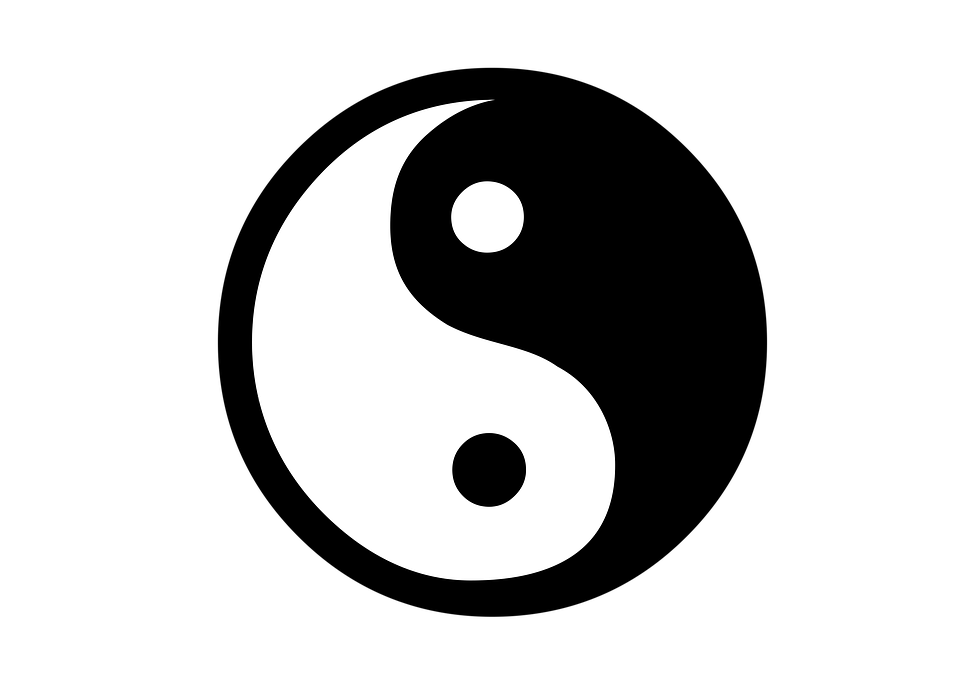
#> input picture imagen.png, 960 x 691 px
$ jupyter execute practicaCAR-paralelo.ipynb
#> lines starting #> are read from the running program, lines starting #| are printed output that depends on the picture; after the words box and inside, x2 and y2 are one past the last pixel; in counts of white or black regions, pixels touching at a corner belong together
[cell 1]
# baseline cnn model for mnist
import cv2 as cv
import numpy as np
import pandas as pd
import matplotlib.pyplot as plt
import os
from skimage.io import imread
from matplotlib import cm
from scipy.ndimage import gaussian_filter
from skimage.color import rgb2gray
import math
from mpi4py import MPI

# Imagen que se va a utilizar

[cell 2]
imagen = plt.imread("imagen.png")
#> imagen is the input picture: shape (691, 960, 4) float32; mean R, G, B, A 0.143, 0.143, 0.143, 0.358
plt.imshow(imagen)

# Lectura de la foto

[cell 3]
#Utilizamos el flag 0 para que lea la imagen en escala de grises
data=imread('imagen.png',cv.IMREAD_GRAYSCALE)

[cell 4]
#Comprobamos los valores del array y que no son valores vacios
np.unique(data)
#> Out = 256 values from 0 to 255

# Algoritmo detección de bordes

# imagen a escala de grises

[cell 5]
gray = rgb2gray(imagen)
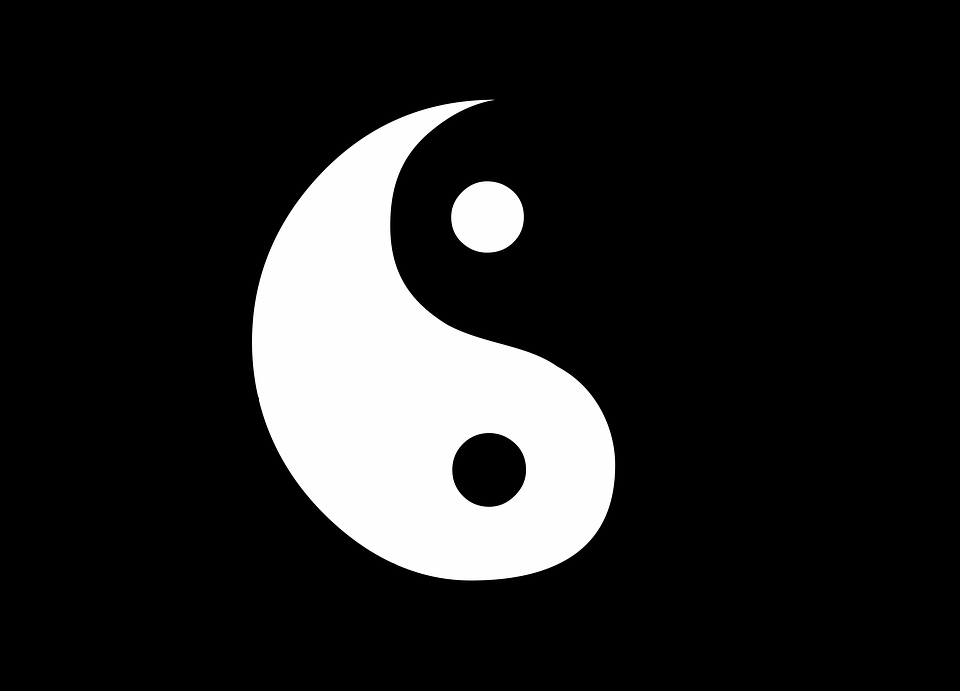
#> gray: shape (691, 960) float32; min 0, max 1, mean 0.143

# 1. Filtro gaussiano

[cell 6]
filtro = gaussian_filter(gray,sigma=1)

# 2. Supresion No maxima

[cell 7]
# Encuentra el gradiente en la dirección X
grad_x = cv.Sobel(filtro, cv.CV_16SC1, 1, 0)
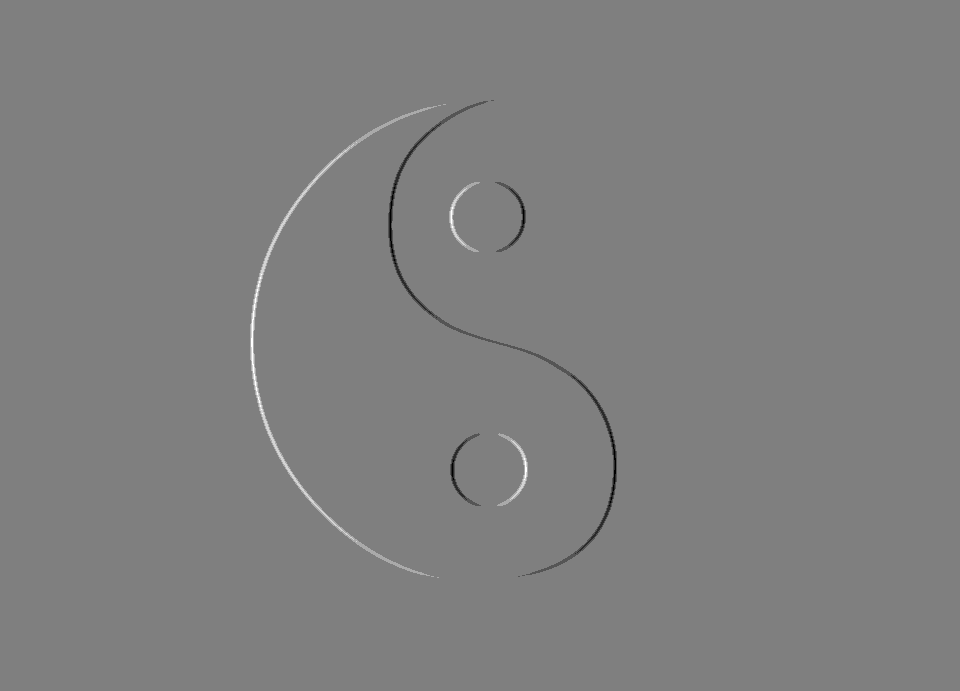
#> grad_x: shape (691, 960) int16; min -3, max 3, mean -4.52e-05; drawn with min black and max white
# Encuentra el gradiente en la dirección y
grad_y = cv.Sobel(filtro, cv.CV_16SC1, 0, 1)
# Convertir el valor del gradiente a 8 bits
x_grad = cv.convertScaleAbs(grad_x)
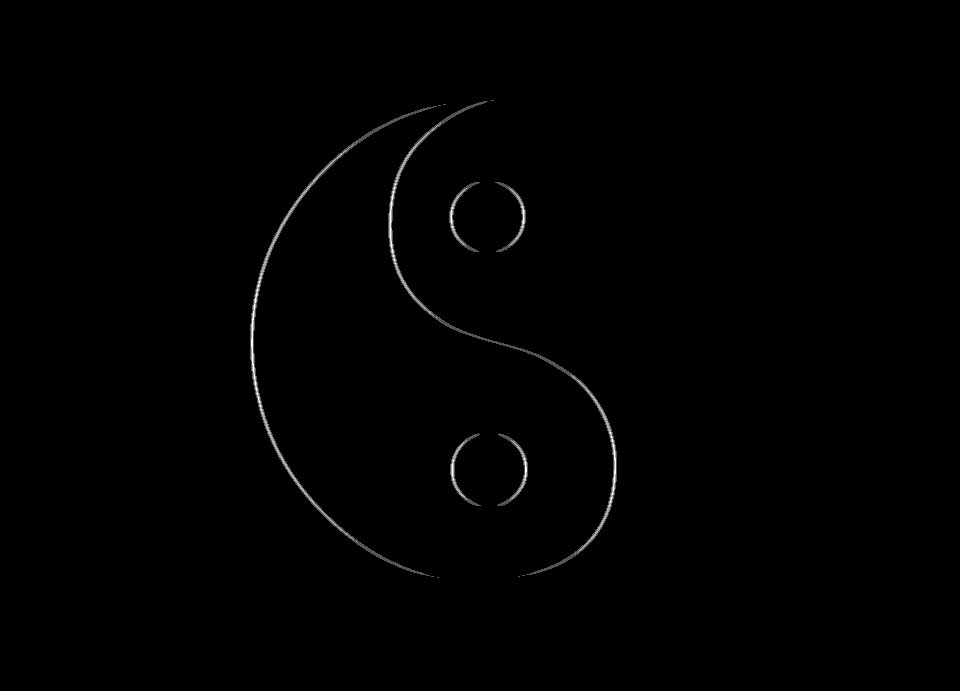
#> x_grad: shape (691, 960); min 0, max 3, mean 0.0139; drawn with min black and max white
y_grad = cv.convertScaleAbs(grad_y)
# Combina dos gradientes
combina_grad = cv.addWeighted(x_grad, 0.5, y_grad, 0.5, 0)

# 3. Deteccion de bordes

[cell 8]
# paso 4. Algoritmo de doble umbral para detectar y conectar bordes
filas, columnas = combina_grad.shape
#> filas = 691; columnas = 960
imagen_final = np.zeros([filas, columnas])
# Definir umbral alto y bajo
bajo = 0.2 * np.max(combina_grad)
#> bajo = 0.4
alto = 0.3 * np.max(combina_grad)
#> alto = 0.6
for i in range(1, filas-1):
    for j in range(1, columnas-1):
        if (combina_grad[i, j] < bajo):
            imagen_final[i, j] = 0
        elif (combina_grad[i, j] > alto):
            imagen_final[i, j] = 1
        elif ((combina_grad[i-1, j-1:j+1] < alto).any() or (combina_grad[i+1, j-1:j+1]).any()
              or (combina_grad[i, [j-1, j+1]] < alto).any()):
            imagen_final[i, j] = 1
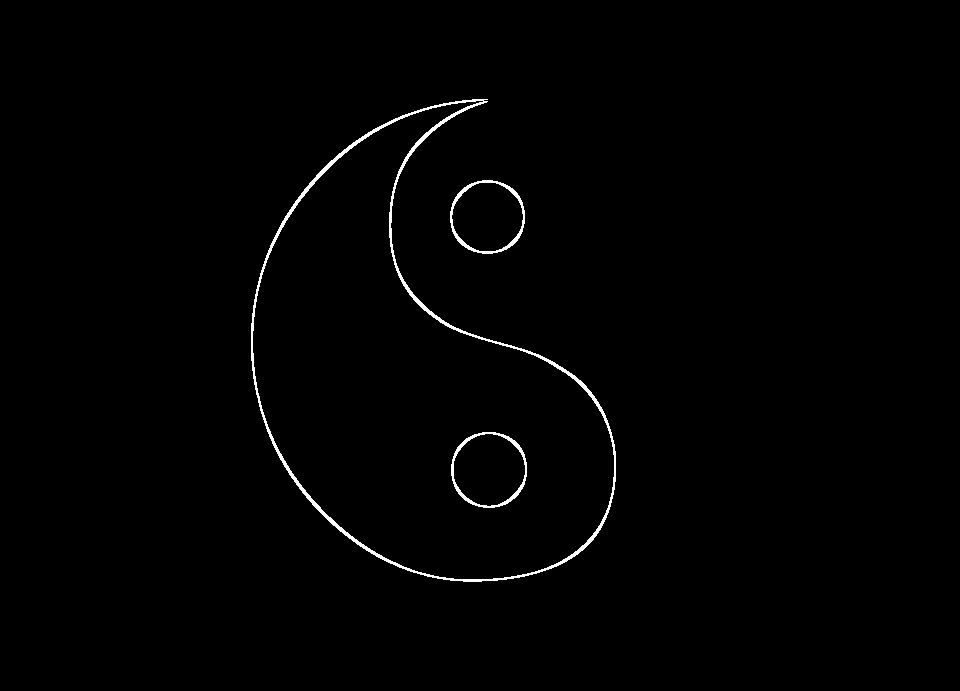
#> imagen_final: shape (691, 960) float64; values 0 (black) and 1 (white), 0.88% white; 3 white regions, box (x1, y1, x2, y2) and area: (251, 99, 616, 582) 4445, (450, 180, 525, 254) 703, (451, 432, 527, 508) 703

[cell 9]
cv.imwrite("img_final.png",imagen_final)
#> Out = True

# Imagen final

[cell 10]
img_final = plt.imread("img_final.png")
plt.imshow(img_final)

$ run again, with l.png copied over imagen.png
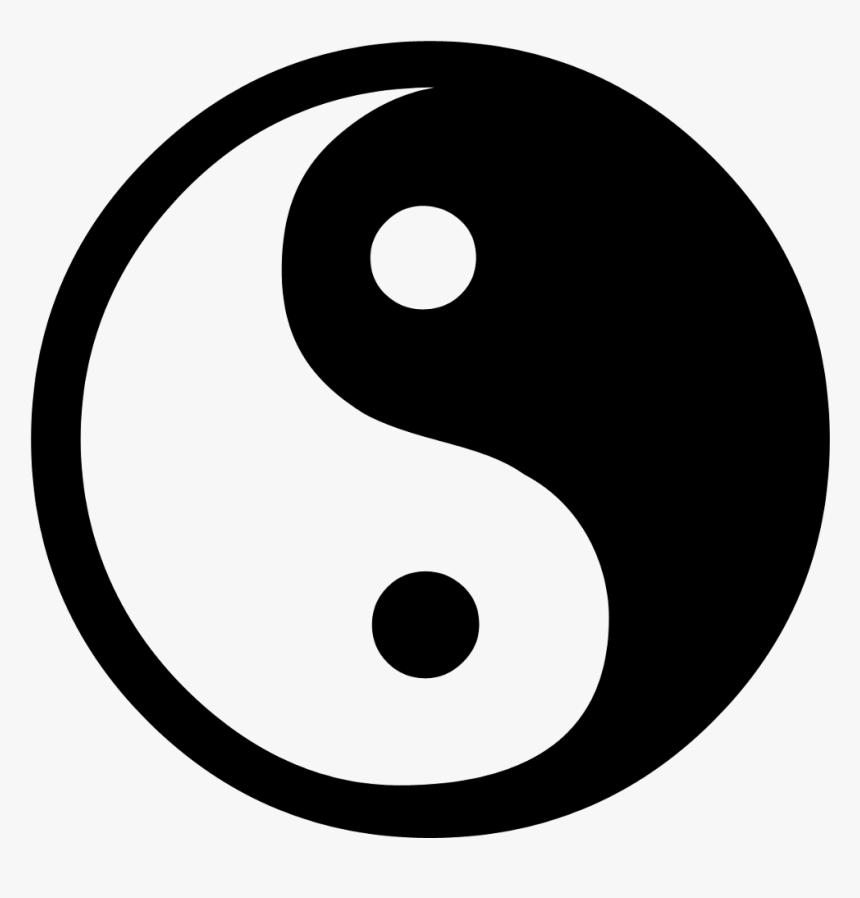
#> input picture l.png, 860 x 898 px
#> imagen is the input picture: shape (898, 860, 4) float32; mean R, G, B, A 0.591, 0.591, 0.591, 1
#> `np.unique(data)`: Out = 249 values from 0 to 255
#> `grad_y = cv.Sobel(filtro, cv.CV_16SC1, 0, 1)`:
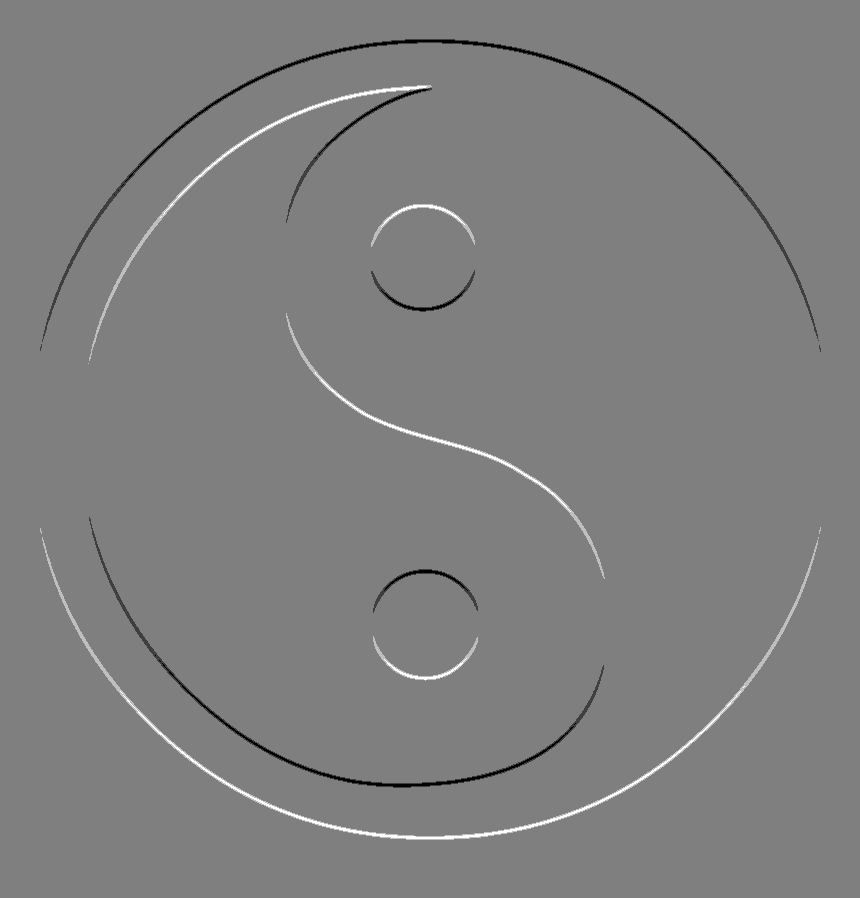
#> grad_y: shape (898, 860) int16; min -2, max 2, mean -2.33e-05; drawn with min black and max white
#> bajo = 0.4
#> alto = 0.6
#> after the loop `for i in range(1, filas-1):`:
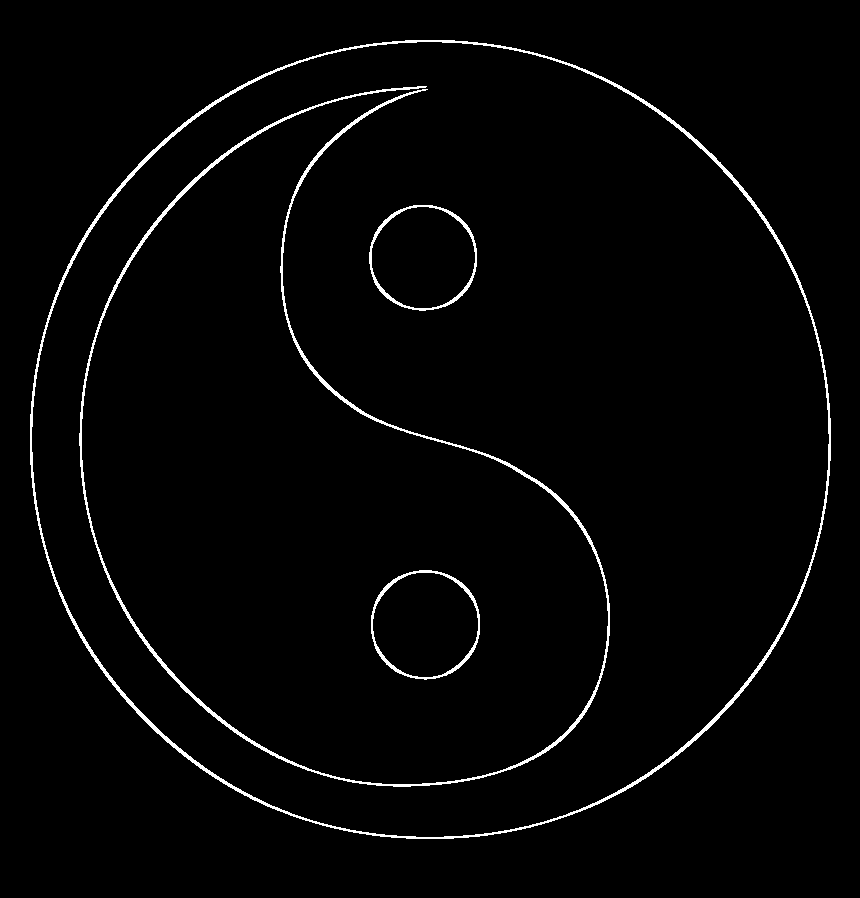
#> imagen_final: shape (898, 860) float64; values 0 (black) and 1 (white), 2.1% white; 4 white regions, box (x1, y1, x2, y2) and area: (30, 40, 831, 839) 7620, (79, 86, 610, 787) 6499, (371, 570, 480, 680) 1015, (369, 205, 477, 311) 992

$ run again, with m.png copied over imagen.png
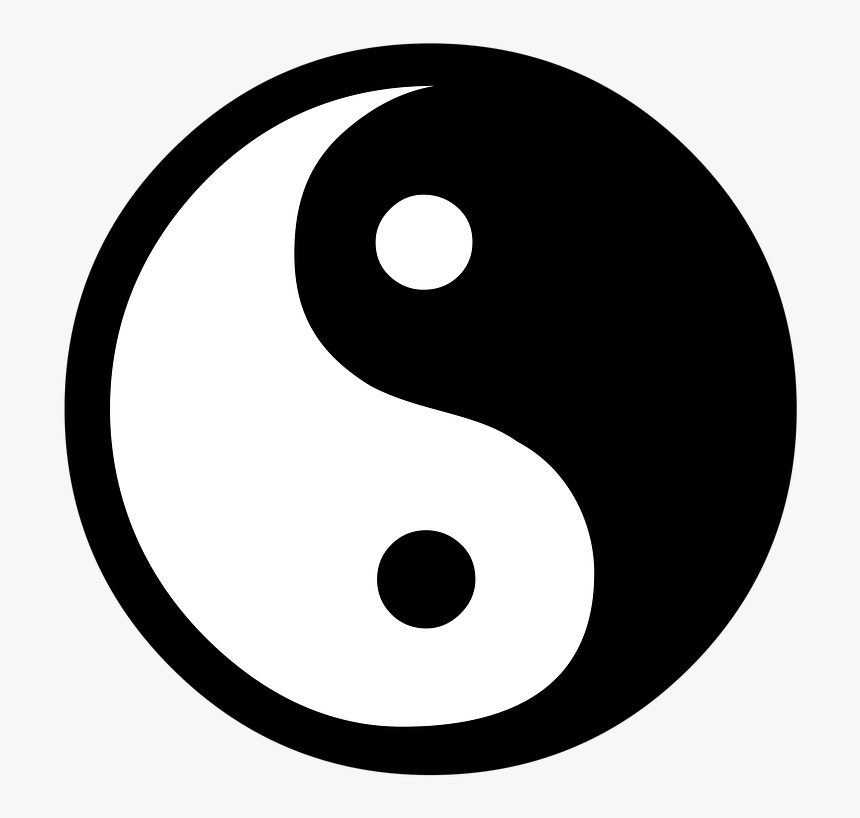
#> input picture m.png, 860 x 818 px
#> imagen is the input picture: shape (818, 860, 4) float32; mean R, G, B, A 0.627, 0.627, 0.627, 1
#> `np.unique(data)`: Out = 256 values from 0 to 255
#> `grad_y = cv.Sobel(filtro, cv.CV_16SC1, 0, 1)`:
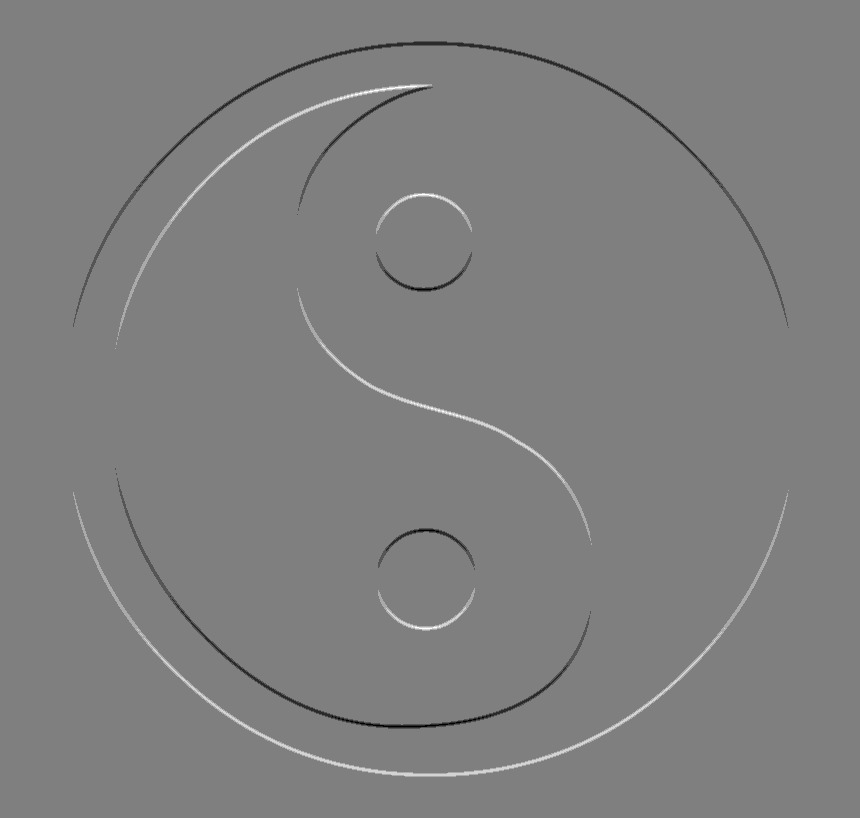
#> grad_y: shape (818, 860) int16; min -3, max 3, mean -0.000134; drawn with min black and max white
#> bajo = 0.4
#> alto = 0.6
#> after the loop `for i in range(1, filas-1):`:
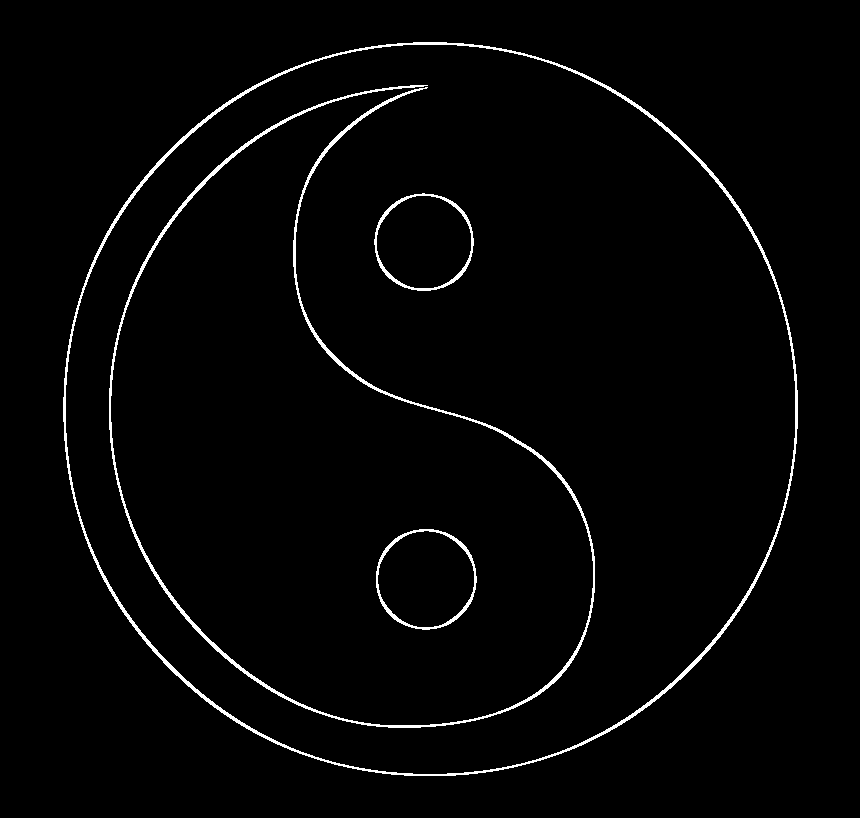
#> imagen_final: shape (818, 860) float64; values 0 (black) and 1 (white), 2.1% white; 4 white regions, box (x1, y1, x2, y2) and area: (63, 42, 798, 776) 6902, (109, 85, 595, 728) 5959, (376, 529, 477, 630) 940, (374, 193, 474, 291) 920
